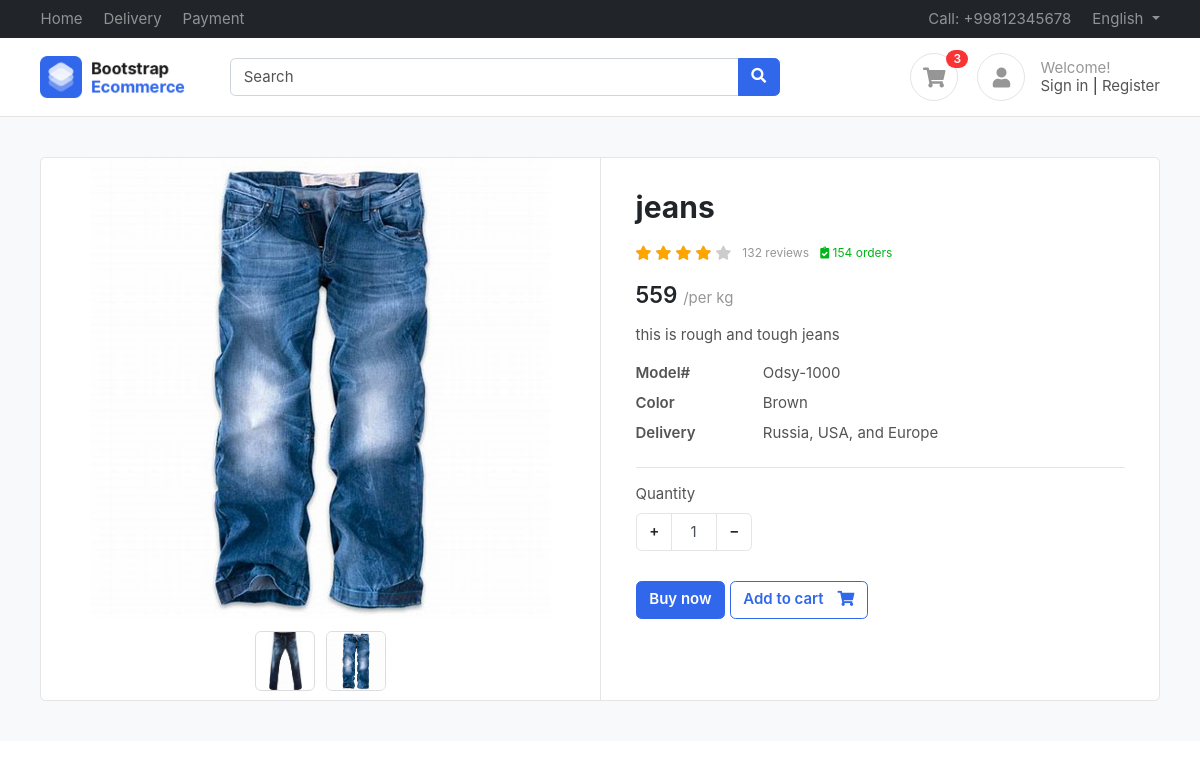
Screenshot of /product/jeans/ (signed in) with the database file from the repository.
### accounts/models.py (models this page shows)
class Profile(BaseModel):
    user = models.OneToOneField(User, on_delete=models.CASCADE, related_name="profile")
    is_email_verified = models.BooleanField(default=False)
    email_token = models.CharField(max_length=100, blank=True, null=True)
    profile_image = models.ImageField(upload_to="profile")
    def get_cart_count(self):
        return CartItems.objects.filter(cart__is_paid = False , cart__user =self.user).count()

### products/models.py (models this page shows, shortened)
class Product(BaseModel):
    product_name = models.CharField(max_length=100)
    slug = AutoSlugField(populate_from='product_name',unique=True, null=True, default=None)
    category = models.ForeignKey(Category, on_delete=models.CASCADE, related_name="product")
    price = models.IntegerField()
    product_description = models.TextField()
    color_variant = models.ManyToManyField(ColorVariant, blank=True)
    size_variant  = models.ManyToManyField(SizeVariant, blank=True)

class ProductImage(BaseModel):
    product = models.ForeignKey(Product, on_delete=models.CASCADE, related_name="product_images")
    image = models.ImageField(upload_to="product")

### products/views.py (the view)
# urls.py: path('<slug>/', get_product, name='get_product'),
def get_product(request, slug):
    try:
        product = Product.objects.get(slug=slug)
        context = {'product' : product}
        if request.GET.get('size'):
            size = request.GET.get('size')
            price = product.get_product_price_size(size)
            context['selected_size'] = size
            context['updated_price'] = price
            print(5)
        print(6)
        return render(request, 'product/product.html', context = context)
    except Exception as e:
        print(e)

### templates/product/product.html (shortened to what this page needs)
{% extends 'base/base.html' %} {% block start%}
<section class="section-content padding-y bg">
  <div class="container">
    <div class="card">
      <div class="row no-gutters">
        <aside class="col-md-6">
          <article class="gallery-wrap">
            <div class="img-big-wrap">
              <div>
                <a href="#"
                  ><img src="/media/{{product.product_images.first.image}}"
                /></a>
              </div>
            </div>
            <div class="thumbs-wrap">
              {% for image in product.product_images.all %}
              <a href="#" class="item-thumb">
                <img src="/media/{{image.image}}"
              /></a>
              {% endfor %}
            </div>
          </article>
        </aside>
        <main class="col-md-6 border-left">
          <article class="content-body">
            <h2 class="title">{{product.product_name}}</h2>
            <div class="rating-wrap my-3">
              <ul class="rating-stars">
                <li style="width: 80%" class="stars-active">
                  <i class="fa fa-star"></i> <i class="fa fa-star"></i>
                  <i class="fa fa-star"></i> <i class="fa fa-star"></i>
                </li>
                <li>
                  <i class="fa fa-star"></i> <i class="fa fa-star"></i>
                  <i class="fa fa-star"></i> <i class="fa fa-star"></i>
                  <i class="fa fa-star"></i>
                </li>
              </ul>
              <small class="label-rating text-muted">132 reviews</small>
              <small class="label-rating text-success">
                <i class="fa fa-clipboard-check"></i> 154 orders
              </small>
            </div>
            <div class="mb-3">
              <var class="price h4">
                {% if updated_price %} {{updated_price}} {% else %}
                {{product.price}} {% endif %}
              </var>
              <span class="text-muted">/per kg</span>
            </div>
            <p>{{product.product_description}}</p>
            <dl class="row">
              <dt class="col-sm-3">Model#</dt>
              <dd class="col-sm-9">Odsy-1000</dd>
              <dt class="col-sm-3">Color</dt>
              <dd class="col-sm-9">Brown</dd>
              <dt class="col-sm-3">Delivery</dt>
              <dd class="col-sm-9">Russia, USA, and Europe</dd>
            </dl>
            <hr />
            <div class="form-row">
              <div class="form-group col-md flex-grow-0">
                <label>Quantity</label>
                <div class="input-group mb-3 input-spinner">
                  <div class="input-group-prepend">
                    <button
                      class="btn btn-light"
                      type="button"
                      id="button-plus"
                    >
                      +
                    </button>
                  </div>
                  <input type="text" class="form-control" value="1" />
                  <div class="input-group-append">
                    <button
                      class="btn btn-light"
                      type="button"
                      id="button-minus"
                    >
                      −
                    </button>
                  </div>
                </div>
              </div>
            </div>
            <a href="#" class="btn btn-primary"> Buy now </a>
            <a
              href="{% url 'add_to_cart' product.uid %}?variant={{selected_size}} "
              class="btn btn-outline-primary"
            >
              <span class="text">Add to cart</span>
              <i class="fas fa-shopping-cart"></i>
            </a>
          </article>
        </main>
      </div>
    </div>
  </div>
</section>
{% endblock %}

### templates/base/base.html (shortened to what this page needs)
<!DOCTYPE html>
<html lang="en">
  <head>
    <link href="/media/css/bootstrap.css" rel="stylesheet" type="text/css" />
    <link
      href="/media/fonts/fontawesome/css/all.min.css"
      type="text/css"
      rel="stylesheet"
    />
    <link href="/media/css/ui.css" rel="stylesheet" type="text/css" />
    <link href="/media/css/responsive.css" rel="stylesheet" />
  </head>
  <body>
    <header class="section-header">
      <nav class="navbar navbar-dark navbar-expand p-0 bg-dark">
        <div class="container">
          <ul class="navbar-nav d-none d-md-flex mr-auto">
            <li class="nav-item"><a class="nav-link" href="#">Home</a></li>
            <li class="nav-item"><a class="nav-link" href="#">Delivery</a></li>
            <li class="nav-item"><a class="nav-link" href="#">Payment</a></li>
          </ul>
          <ul class="navbar-nav">
            <li class="nav-item">
              <a href="#" class="nav-link"> Call: +99812345678 </a>
            </li>
            <li class="nav-item dropdown">
              <a
                href="#"
                class="nav-link dropdown-toggle"
                data-toggle="dropdown"
              >
                English
              </a>
            </li>
          </ul>
        </div>
      </nav>
      <section class="header-main border-bottom">
        <div class="container">
          <div class="row align-items-center">
            <div class="col-lg-2 col-4">
              <div class="brand-wrap">
                <img class="logo" src="images/logo.png" />
              </div>
            </div>
            <div class="col-lg-6 col-sm-12">
              <form action="#" class="search">
                <div class="input-group w-100">
                  <input
                    type="text"
                    class="form-control"
                    placeholder="Search"
                  />
                  <div class="input-group-append">
                    <button class="btn btn-primary" type="submit">
                      <i class="fa fa-search"></i>
                    </button>
                  </div>
                </div>
              </form>
            </div>
            <div class="col-lg-4 col-sm-6 col-8">
              <div class="widgets-wrap float-md-right">
                <div class="widget-header mr-3">
                  <a
                    href="{% url 'cart' %} "
                    class="icon icon-sm rounded-circle border"
                    ><i class="fa fa-shopping-cart"></i
                  ></a>
                  <span class="badge badge-pill badge-danger notify"
                    >{{request.user.profile.get_cart_count}}</span
                  >
                </div>
                <div class="widget-header icontext">
                  <a href="#" class="icon icon-sm rounded-circle border"
                    ><i class="fa fa-user"></i
                  ></a>
                  <div class="text">
                    <span class="text-muted">Welcome!</span>
                    <div>
                      <a href="#">Sign in</a> |
                      <a href="#"> Register</a>
                    </div>
                  </div>
                </div>
              </div>
            </div>
          </div>
        </div>
      </section>
    </header>
    {% block start %} {% endblock %}
  </body>
</html>

### public/static/css/ui.css (style rules this page uses)
html { font-family: 'Inter', sans-serif; font-size: 15px; }
.content-body { flex: 1 1 auto; padding: 2rem 2.3rem; }
.icon-xs, .icon-sm, .icon-md, .icon-lg { display: inline-block; text-align: center; flex-shrink: 0; flex-grow: 0; }
.icon-sm { width: 48px; height: 48px; line-height: 48px; font-size: 20px; }
.padding-y { padding-top: 40px; padding-bottom: 40px; }
var { font-style: normal; }
article:after, .form-group:after { display: block; clear: both; content: ""; }
.bg { background-color: #f8f9fa; }
.card .title { color: #212529; }
.header-main { position: relative; padding-top: 1rem; padding-bottom: 1rem; }
.brand-wrap .logo, .navbar-brand .logo { margin-right: 7px; max-height: 42px; display: inline-block; }
.widget-header { display: inline-block; vertical-align: middle; position: relative; }
.widget-header a { color: #545454; }
.widget-header i { color: #969696; }
.widget-header .notify { position: absolute; top: -3px; right: -10px; }
.btn-light { background-color: #fff; border-color: #e4e4e4; }
.btn .text + i { margin-left: 10px; }
dl[class="row"] { margin-bottom: 0; }
.icontext { display: inline-flex; align-items: center; vertical-align: middle; }
.icontext .text { width: 100%; line-height: 1.2; color: #212529; }
.icontext .icon { position: relative; margin-right: 15px; flex-shrink: 0; flex-grow: 0; }
.notify { position: absolute; top: -4px; right: -10px; display: inline-block; padding: .25em .6em; font-size: 12px; line-height: 1; text-align: center; border-radius: 3rem; color: #fff; background-color: #fa3434; }
.price { font-weight: 600; color: #212529; }
.label-rating { margin-left: 7px; display: inline-block; vertical-align: middle; }
.rating-stars { display: inline-block; vertical-align: middle; list-style: none; margin: 0; padding: 0; position: relative; white-space: nowrap; clear: both; }
.rating-stars i { font-size: 14px; color: #ccc; display: inline; }
.rating-stars li { display: block; text-overflow: clip; white-space: nowrap; z-index: 1; }
.rating-stars li.stars-active { z-index: 2; position: absolute; top: 0; left: 0; overflow: hidden; }
.rating-stars li.stars-active i { color: orange; }
.input-spinner { width: 120px; flex-wrap: nowrap; display: inline-flex; }
.input-spinner input.form-control { text-align: center; max-width: 46px; flex-basis: 46px; border-color: #e4e4e4; flex-grow: 0; }
.input-spinner .btn { width: 36px; text-align: center; }
.gallery-wrap .img-big-wrap { margin-bottom: 10px; border-radius: 0.37rem; overflow: hidden; background-color: #fff; }
.gallery-wrap .img-big-wrap a { text-align: center; display: block; }
.gallery-wrap .img-big-wrap img { height: 460px; width: auto; display: inline-block; cursor: zoom-in; }
.gallery-wrap .thumbs-wrap { text-align: center; }
.gallery-wrap .thumbs-wrap .item-thumb { width: 60px; height: 60px; border: 1px solid #ddd; border-radius: 6px; margin: 3px; display: inline-block; overflow: hidden; }
.gallery-wrap .thumbs-wrap img { max-width: 100%; max-height: 100%; object-fit: cover; border-radius: 4px; cursor: zoom-in; }

### rows the page displays
Product: product_images.first.image (picture), product_name "jeans", price "559", product_description "this is rough and tough jeans"
ProductImage: image (picture)
ProductImage: image (picture)

### other values shown
{{ request.user.profile.get_cart_count }} "3"
